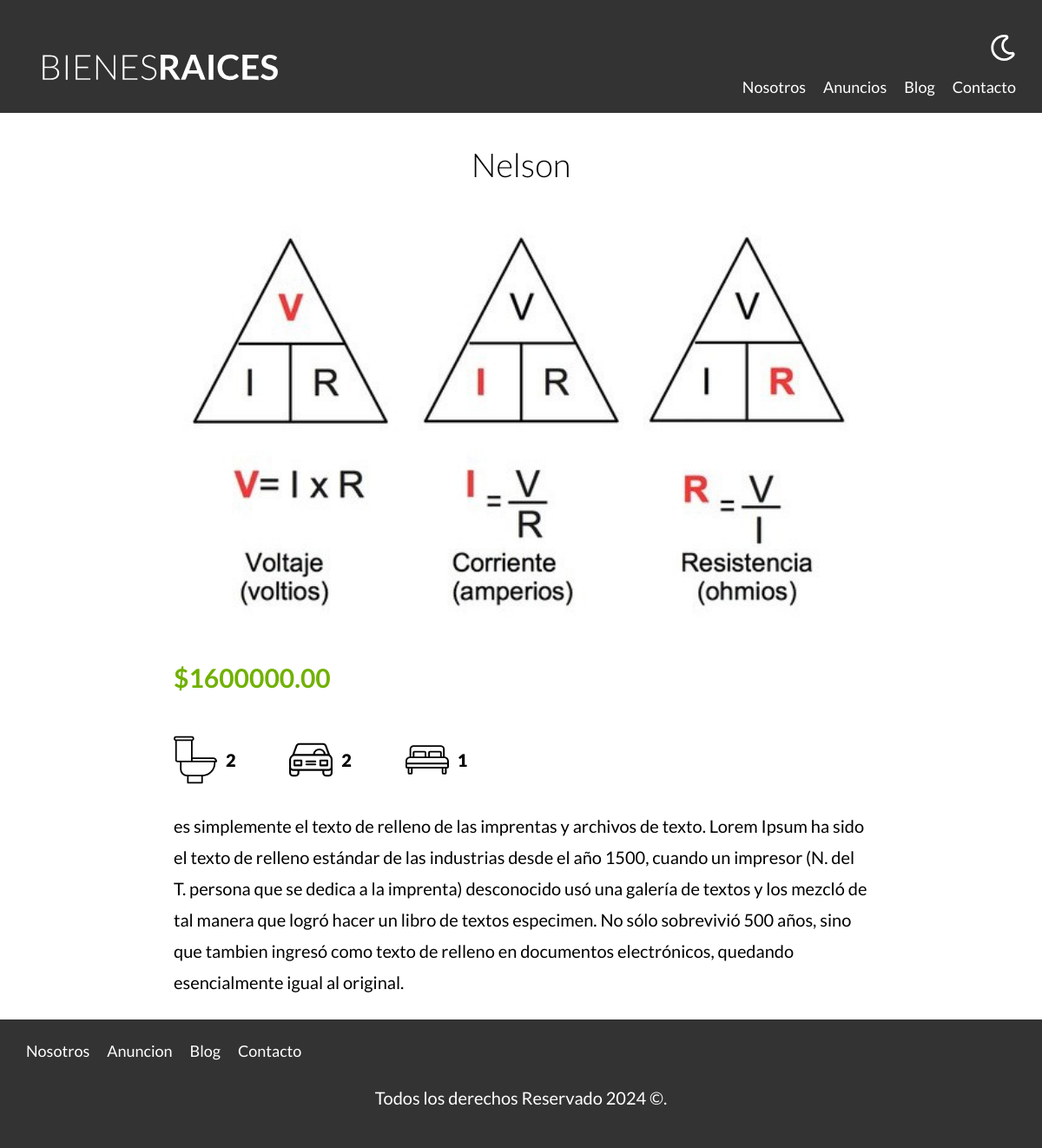
The page /anuncio.php?id=19 on the database its author committed.
### tables this page shows
CREATE TABLE IF NOT EXISTS `propiedades` (
  `id` int NOT NULL AUTO_INCREMENT,
  `titulo` varchar(45) DEFAULT NULL,
  `precio` decimal(10,2) DEFAULT NULL,
  `imagen` varchar(200) DEFAULT NULL,
  `descripcion` longtext,
  `habitaciones` int DEFAULT NULL,
  `wc` int DEFAULT NULL,
  `estacionamiento` int DEFAULT NULL,
  `creado` date DEFAULT NULL,
  `vendedores_id` int NOT NULL,
  PRIMARY KEY (`id`),
  KEY `fk_propiedades_vendedores_idx` (`vendedores_id`)
);

### include/funciones.php (called while the page is built, shortened)
<?php
function incluirTemplete($nombre, $inicio = false ){
    include TEMPLATES_URL . "/${nombre}.php";
}

### anuncio.php (the view, shortened to what this page needs)
<?php
    require 'include/funciones.php';
    incluirTemplete('header');
    $id = $_GET['id'];
        $db = ConectarDb();
        $query = "SELECT * FROM propiedades WHERE id = '${id}'";
        $resultado = mysqli_query($db, $query);
        $propiedad = mysqli_fetch_assoc($resultado);
    ?>
<main class="contenedor seccion contenido-centrado">
    <h1><?php echo $propiedad['titulo'];?></h1>
    <picture>
        <img loading="lazy" src="imagenes/<?php echo $propiedad['imagen'];?>" alt="Imagen de la Propiedad">
    </picture>
    <div class="resumen-propiedad">
        <p class="precio">$<?php echo $propiedad['precio'];?></p>
        <ul class="iconos-caracteristicas">
            <li>
                <img class="icono" loading="lazy" src="build/img/icono_wc.svg" alt="icono wc">
                <p><?php echo $propiedad['wc'];?></p>
            </li>
            <li>
                <img class="icono" loading="lazy" src="build/img/icono_estacionamiento.svg" alt="estacionamiento">
                <p><?php echo $propiedad['estacionamiento'];?></p>
            </li>
            <li>
                <img class="icono" loading="lazy" src="build/img/icono_dormitorio.svg" alt="dormitorio">
                <p><?php echo $propiedad['habitaciones'];?></p>
            </li>
        </ul>
        <p><?php echo $propiedad['descripcion'];?></p>
    </div>
</main>
<?php
    incluirTemplete('footer');
    ?>

### include/templete/header.php (shortened to what this page needs)
<!DOCTYPE html>
<html lang="en">
<head>
    <link rel="stylesheet" href="build/css/app.css">
</head>
<body>
    <header class="header <?php echo $inicio ? 'inicio' : ''; ?>">
        <div class="contenedor contenido-header">
            <div class="barra">
                <a href="bienesraices_inicio/index.php">
                    <img src="build/img/logo.svg" alt="Logo de Bienes Raices">
                </a>
                <div class="derecha">
                    <img class="dark-mode-boton" src="build/img/dark-mode.svg">
                    <nav class="navegacion">
                    <a href="nosotros.php">Nosotros</a>
                    <a href="anuncios.php">Anuncios</a>
                    <a href="blog.php">Blog</a>
                    <a href="contacto.php">Contacto</a>
                </nav>
                </div>
            </div>
        </div>
    </header>

### include/templete/footer.php (shortened to what this page needs)
<footer class="footer seccion">
        <div class="contenedor contenedor-footer">
            <nav class="navegacion">
                <a href="nosotros.php">Nosotros</a>
                <a href="anuncios.php">Anuncion</a>
                <a href="blog.php">Blog</a>
                <a href="contacto.php">Contacto</a>
            </nav>
        </div>
        <p class="copyright">Todos los derechos Reservado <?php echo  $fecha =date('Y') ?> &copy;.</p>
    </footer>
</body>
</html>

### build/css/app.css (style rules this page uses)
html { -webkit-text-size-adjust:100%;line-height:1.15 }
body { margin:0 }
main { display:block }
h1 { font-size:2em;margin:.67em 0 }
a { background-color:transparent }
img { border-style:none }
html { box-sizing:border-box;font-size:62.5% }
*,:after,:before { box-sizing:inherit }
body { font-family:Lato,sans-serif;font-size:1.6rem;line-height:1.8 }
p { color:#000;font-size:2rem }
.contenedor { margin:0 auto;max-width:120rem;width:95% }
a { text-decoration:none }
img,picture { display:block;width:100% }
h1,h2,h3 { font-family:Lato,sans-serif;font-weight:300;margin:2.5rem 0;text-align:center }
h1 { font-size:3.8rem }
.seccion { margin-bottom:2.5rem;margin-top:2.5rem }
.contenido-centrado { max-width:80rem }
.header { background-color:#333;padding:1rem 0 3rem }
.contenido-header { display:flex;flex-direction:column;justify-content:space-between }
.footer { background-color:#333;margin-bottom:0;padding:2rem 0 }
.footer .contenedor-footer { padding-top:5rem,2 }
.footer .navegacion { height:auto;opacity:1;visibility:visible }
.footer .copyright { color:#fff;text-align:center }
.derecha { align-items:center;display:flex;flex-direction:column }
@media (min-width:768px) { .derecha { align-items:flex-end } }
.derecha .dark-mode-boton { filter:invert(100%);margin-bottom:3rem;margin-top:3rem;width:3rem }
@media (min-width:768px) { .derecha .dark-mode-boton { margin-top:0 } }
.barra { align-items:center;display:flex;flex-direction:column;padding-top:3rem }
@media (min-width:768px) { .barra { align-items:flex-end;flex-direction:row;justify-content:space-between } }
.navegacion { height:0;opacity:0;transition:visibility .3s ease-in-out,opacity .5s linear,height .5s linear;visibility:hidden }
@media (min-width:768px) { .navegacion { align-items:center;display:flex;opacity:1;visibility:visible } }
.navegacion a { color:#fff;display:block;font-size:2.2rem;text-align:center;text-decoration:none }
@media (min-width:768px) { .navegacion a { font-size:1.8rem;margin-right:2rem } }
@media (min-width:768px) { .navegacion a:last-of-type { margin-right:0 } }
.icono { text-align:center }
.precio { color:#71b100;font-size:3rem;font-weight:700 }
.iconos-caracteristicas { display:flex;list-style:none;max-width:40rem;padding:0 }
.iconos-caracteristicas li { display:flex;flex:1 }
.iconos-caracteristicas li img { flex:0 0 5rem;margin-right:1rem }
.iconos-caracteristicas li p { font-weight:900 }

### rows shown on the page
propiedades: titulo "Nelson", imagen (picture), precio "1600000.00", wc "2", estacionamiento "2", habitaciones "1", descripcion "es simplemente el texto de relleno de las imprentas y archivos de texto. Lorem Ipsum ha sido el texto de relleno estándar de las industrias desde el año 1500, cuando un impresor (N. del T. persona que se dedica a la imprenta) desconocido usó una galería de textos y los mezcló de tal manera que logró hacer un libro de textos especimen. No sólo sobrevivió 500 años, sino que tambien ingresó como texto de relleno en documentos electrónicos, quedando esencialmente igual al original."
